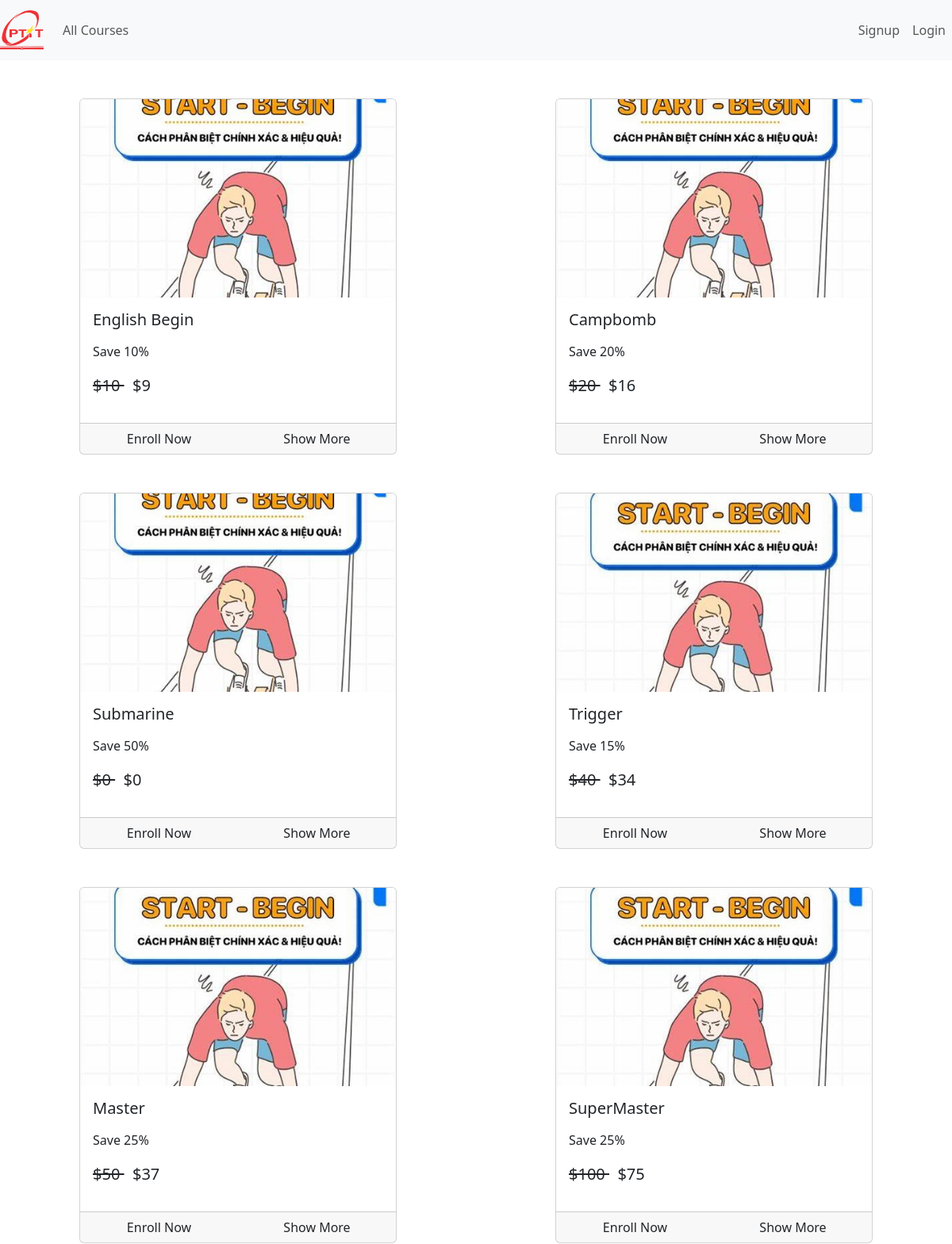
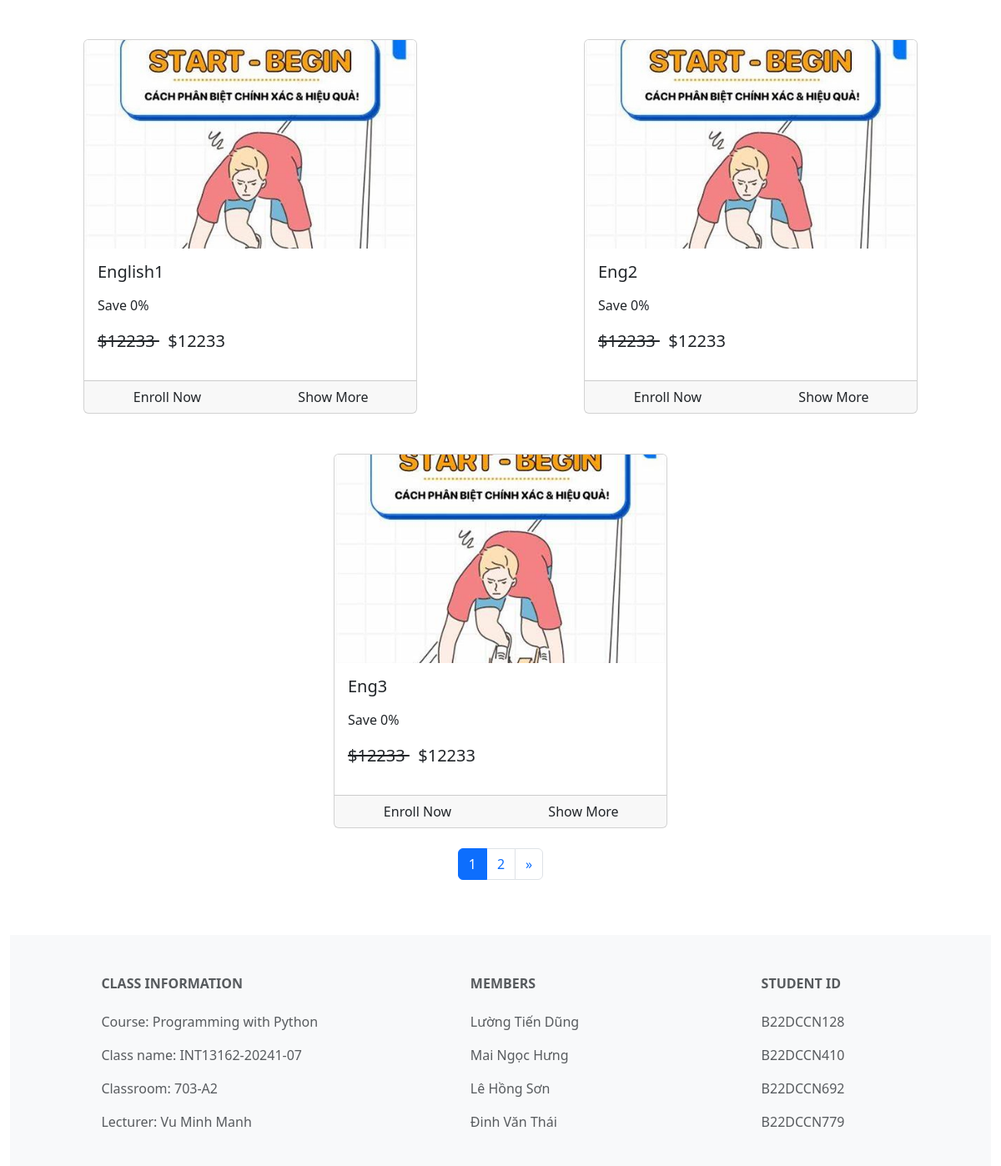
The page / on the database its author committed (2 pictures, top to bottom).
### courses/models.py (models this page shows, shortened)
class Course(models.Model):
    name = models.CharField(max_length=500)
    slug = models.SlugField(max_length=500, unique=True, null=False,default='default-slug')
    description = models.CharField(max_length=500, null=True, blank=True)
    discount = models.IntegerField(null=False,default=0)
    price = models.IntegerField(null=False)
    active = models.BooleanField(default=False)
    thumbnail = models.ImageField(upload_to="files/thumbnail")
    date = models.DateTimeField(auto_now_add=True)
    length = models.IntegerField(null=False)

### courses/views.py (the view)
# urls.py: 2. Add a URL to urlpatterns:  path('', views.home, name='home')
def home(request):
    course_list = Course.objects.filter(active=True)
    paginator = Paginator(course_list,9)  # Hiển thị n khóa học mỗi trang
    page_number = request.GET.get('page')
    courses = paginator.get_page(page_number)
    return render(request, 'courses/home.html', {'courses': courses})

### courses/templatetags/course_custom_tags.py (called while the page is built, shortened)
@register.simple_tag
def cal_sellprice(price,discount):
    if discount is None or discount is 0:
        return price
    sellprice = price
    sellprice = price - (price*discount*0.01)
    return math.floor(sellprice)

@register.filter
def usd(price):
    return f"${price}"

@register.simple_tag
def is_enrolled(request , course):
    user = None
    if not request.user.is_authenticated:
        return False

### courses/templates/courses/home.html (shortened to what this page needs)
{% extends "courses/base.html" %}
{% load course_custom_tags %}
{%block content%}
<div class="container-fluid">
    <div class="row">
    {% for course in courses %}
    <div class="col mx-auto">
        <br>
        <br>
        <div class="card mx-auto" style="width: 25rem;">
            <img src="{{course.thumbnail.url}}" class="card-img-top" alt="..." style="height: 250px; object-fit: cover;">
            <div class="card-body">
              <h5 class="card-title">{{course.name}}</h5>
              <p class="card-text">
                <p>Save {{course.discount}}%</p>
                <p class="price">
                    <del>
                        {{course.price|usd}}
                    </del>
                    <span> {% cal_sellprice course.price course.discount as value%} {{value|usd}}</span>
                </p>
              </p>
            </div>
            <div class="card-footer p-0 position-relative">
                {% is_enrolled request course as enrolled %}
                <div class="row gx-0">
                    {% if enrolled %}
                        <a href="/course/{{ course.slug }}" class="btn w-100">
                            Start Course
                        </a>
                    {% else %}
                        <div class="col-6">
                            <a href="/check-out/{{ course.slug }}" class="btn w-100">
                                Enroll Now
                            </a>
                        </div>
                        <div class="col-6">
                            <a href="/course/{{ course.slug }}" class="btn w-100">
                                Show More
                            </a>
                        </div>
                    {% endif %}
                </div>
            </div>
        </div>
    </div>
    {% endfor %}
</div>
<div class="d-flex justify-content-center mt-4">
    <nav aria-label="Page navigation">
        <ul class="pagination">
            {% for num in courses.paginator.page_range %}
                <li class="page-item {% if courses.number == num %}active{% endif %}">
                    <a class="page-link" href="?page={{ num }}">{{ num }}</a>
                </li>
            {% endfor %}
            {% if courses.has_next %}
                <li class="page-item">
                    <a class="page-link" href="?page={{ courses.next_page_number }}" aria-label="Next">
                        <span aria-hidden="true">&raquo;</span>
                    </a>
                </li>
            {% endif %}
        </ul>
    </nav>
</div>
{% endblock %}

### courses/templates/courses/home.html (style rules this page uses)
.price { font-size:20px; }

### rows shown on the page
Course: thumbnail (picture), name "English Begin", discount "10", price "$10", value "$9"
Course: thumbnail (picture), name "Campbomb", discount "20", price "$20", value "$16"
Course: thumbnail (picture), name "Submarine", discount "50", price "$0", value "$0"
Course: thumbnail (picture), name "Trigger", discount "15", price "$40", value "$34"
Course: thumbnail (picture), name "Master", discount "25", price "$50", value "$37"
Course: thumbnail (picture), name "SuperMaster", discount "25", price "$100", value "$75"
Course: thumbnail (picture), name "English1", discount "0", price "$12233", value "$12233"
Course: thumbnail (picture), name "Eng2", discount "0", price "$12233", value "$12233"
Course: thumbnail (picture), name "Eng3", discount "0", price "$12233", value "$12233"

### other values the page prints
{{ num }} "1" "2"
